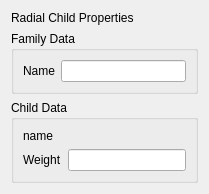
<?xml version="1.0" encoding="UTF-8"?>
<ui version="4.0">
 <class>ShaderChildForm</class>
 <widget class="QWidget" name="ShaderChildForm">
  <property name="geometry">
   <rect>
    <x>0</x>
    <y>0</y>
    <width>209</width>
    <height>177</height>
   </rect>
  </property>
  <property name="windowTitle">
   <string>Form</string>
  </property>
  <layout class="QVBoxLayout" name="verticalLayout">
   <item>
    <widget class="QLabel" name="affectorNameLabel">
     <property name="text">
      <string>Radial Child Properties</string>
     </property>
    </widget>
   </item>
   <item>
    <widget class="QGroupBox" name="familyDataGroup">
     <property name="title">
      <string>Family Data</string>
     </property>
     <layout class="QGridLayout" name="gridLayout_3">
      <item row="0" column="0">
       <widget class="QLabel" name="familyNameLabel">
        <property name="text">
         <string>Name</string>
        </property>
       </widget>
      </item>
      <item row="0" column="1">
       <widget class="QLineEdit" name="familyNameEdit">
        <property name="readOnly">
         <bool>true</bool>
        </property>
       </widget>
      </item>
     </layout>
    </widget>
   </item>
   <item>
    <widget class="QGroupBox" name="childDataGroup">
     <property name="title">
      <string>Child Data</string>
     </property>
     <layout class="QGridLayout" name="gridLayout">
      <item row="0" column="0">
       <widget class="QLabel" name="childNameLabel">
        <property name="text">
         <string>name</string>
        </property>
       </widget>
      </item>
      <item row="1" column="0">
       <widget class="QLabel" name="weightLabel">
        <property name="text">
         <string>Weight</string>
        </property>
       </widget>
      </item>
      <item row="1" column="1">
       <widget class="QLineEdit" name="weightEdit"/>
      </item>
     </layout>
    </widget>
   </item>
  </layout>
 </widget>
 <resources/>
 <connections/>
</ui>
